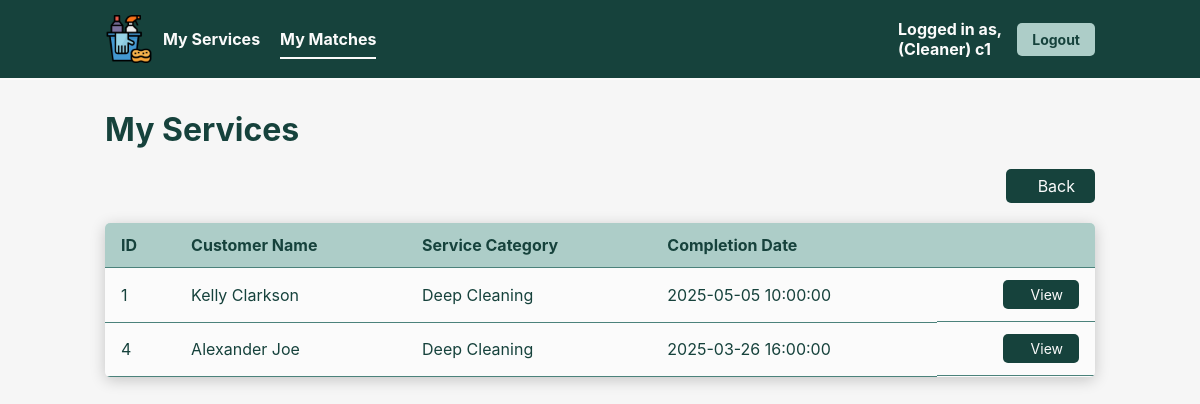
Page /searchMatchesResult.php (signed in) on the committed database.
### tables this page shows
CREATE TABLE ServiceHistory (
    `id` INT AUTO_INCREMENT,
    `category` VARCHAR(64) NOT NULL,
    `cleanerID` INT NOT NULL,
    `homeownerID` INT NOT NULL,
    `serviceDate` TIMESTAMP NOT NULL,
    PRIMARY KEY(`id`)
);

CREATE TABLE UserAccount (
    `id` INT AUTO_INCREMENT,
    `username` VARCHAR(64) NOT NULL,
    `password` VARCHAR(255) NOT NULL,
    `fullName` VARCHAR(64) NOT NULL,
    `email` VARCHAR(64) NOT NULL,
    `phone` VARCHAR(64) NOT NULL,
    `userProfile` VARCHAR(64) NOT NULL,
    `isSuspend` BOOL NOT NULL DEFAULT 0,
    PRIMARY KEY (`id`),
    FOREIGN KEY (`userProfile`) REFERENCES UserProfile(`role`),
    UNIQUE (`username`)
);

### src/entity/ServiceHistory.php (called while the page is built, shortened)
<?php
class ServiceHistory
{
    protected int $id;
    protected string $category;
    protected string $serviceDate;
    protected string $name;
    public function viewMatches(int $cleanerID): ?array
    {
        $db_handle = new Database();
        $db_conn = $db_handle->getConnection();
        try {
            $sql = "SELECT sh.*, ua.fullName AS name
                    FROM `ServiceHistory` sh
                    LEFT JOIN `UserAccount` ua ON sh.homeownerID = ua.id
                    WHERE sh.`cleanerID` = :cleanerID";
            $stmt = $db_conn->prepare($sql);
            $stmt->bindParam(':cleanerID', $cleanerID);
            $execResult = $stmt->execute();
            if ($execResult) {
                return $stmt->fetchAll(PDO::FETCH_CLASS, 'ServiceHistory');
            } else {
                return null;
            }
        } catch (PDOException $e) {
            error_log("Database search failed: " . $e->getMessage());
            unset($db_handle);
            return null;
        }
    }
    public function getId(): int { return $this->id; }
    public function getCategory(): string { return $this->category; }
    public function getServiceDate(): string { return $this->serviceDate; }
    public function getName(): string { return $this->name; }
}
?>

### src/controllers/ViewMatchesController.php (called while the page is built)
<?php
require_once('/var/www/html/entity/ServiceHistory.php');
class ViewMatchesController {
    private $serviceHistory;
    public function __construct() {
        $this->serviceHistory = new ServiceHistory();
    }
    public function viewMatches($cleanerID) {
        return $this->serviceHistory->viewMatches($cleanerID);
    }
}
?>

### src/searchMatchesResult.php (the view, shortened to what this page needs)
<?php
require_once 'controllers/ViewMatchesController.php';
$cleanerID = (int) $_SESSION['id'];
if (
    isset($_GET['searchTerm']) &&
    isset($_GET['category']) &&
    isset($_GET['dateOption'])
) {
    $controller = new SearchMatchesController();
    $searchTermWithoutQuotes = str_replace(['"', "'"], '', $_GET['searchTerm']);
    $searchTerm = urldecode($searchTermWithoutQuotes);
    $searchTerm = preg_replace('/\s{2,}/', ' ', $searchTerm);
    $searchTerm = ltrim($searchTerm);
    $searchTerm = rtrim($searchTerm);
    $categoryWithoutQuotes = str_replace(['"', "'"], '', $_GET['category']);
    $category = urldecode($categoryWithoutQuotes);
    if (empty($category)) {
      $searchTerm = "";
    }
    if (empty($category)) {
      $category = "";
    }
    $dateOption = (int) $_GET['dateOption'];
    $matches = $controller->searchMatches(
                                $cleanerID,
                                $searchTerm,
                                $category,
                                $dateOption
                            );
} else {
    $controller = new ViewMatchesController();
    $matches = $controller->ViewMatches($cleanerID);
}
?>
<!DOCTYPE html>
<html lang="en">
<head>
  <link rel="stylesheet" href="css/modal.css">
  <link rel="stylesheet" href="css/style.css">
</head>
<body>
  <div class="navbar">
    <div class="navbar-left">
      <img src='img/cleaning-logo.png' alt="Cleaning Logo" width='48px' height='48px'/>
      <a href="viewCleanerService.php">My Services</a>
      <a href="viewMatches.php" class="active">My Matches</a>
    </div>
    <div class="navbar-right">
      <span class="navbar-right-text">Logged in as,<br/>
        (<?php echo htmlspecialchars($_SESSION["userProfile"]); ?>)
        <?php echo htmlspecialchars($_SESSION["username"]); ?>
      </span>
      <button class="logout-button" onclick="window.location.href='logout.php'">Logout</button>
    </div>
  </div>
  <h1>My Services</h1>
  <div class="section-container">
    <div class="search">
      <button onclick='window.location.href="viewMatches.php"' class="create-button">
        Back
      </button>
    </div>
    <table class="display-table">
      <thead>
        <tr>
          <th>ID</th>
          <th>Customer Name</th>
          <th>Service Category</th>
          <th>Completion Date</th>
          <th></th>
        </tr>
      </thead>
      <tbody>
      <?php foreach ($matches as $m): ?>
          <tr>
            <td><?php echo htmlspecialchars($m->getId()); ?></td>
            <td><?php echo htmlspecialchars($m->getName()); ?></td>
            <td><?php echo htmlspecialchars($m->getCategory()); ?></td>
            <td><?php echo htmlspecialchars($m->getServiceDate()); ?></td>
            <td>
              <button
                class="view-button"
                onclick="viewMatch(
                          '<?php echo $m->getCategory(); ?>',
                          '<?php echo $m->getName(); ?>',
                          '<?php echo $m->getServiceDate(); ?>')">
              View
              </button>
            </td>
          </tr>
      <?php endforeach; ?>
      </tbody>
    </table>
  </div>
</body>
</html>

### src/css/style.css (style rules this page uses)
* { margin: 0px; padding: 0px; box-sizing: border-box; font-family: 'Inter', 'Segoe UI', sans-serif; }
body { height: 100vh; background-color: #F6F6F6; }
.navbar { background-color: #16423C; padding: 15px 0; display: flex; justify-content: space-between; align-items: center; border-bottom: 2px solid #FBFBFB; }
.navbar-left { display: flex; align-items: center; margin-left: 105px; }
.navbar-left img { margin-right: 10px; }
.navbar-left a { color: #FBFBFB; text-decoration: none; margin-right: 20px; padding: 10px 0; position: relative; font-weight: bold; }
.navbar-left a.active::after { content: ''; position: absolute; bottom: 0; left: 0; width: 100%; height: 2px; background-color: #FBFBFB; }
.navbar-right { display: flex; align-items: center; margin-right: 105px; }
.navbar-right-text { margin-right: 15px; color: #FBFBFB; font-weight: bold; }
.logout-button { background-color: #ADCDC8; color: #16423C; border: none; padding: 8px 15px; border-radius: 5px; cursor: pointer; font-size: 14px; font-weight: bold; }
h1 { margin-left: 105px; margin-top: 30px; color: #16423C; }
.section-container { padding: 0 105px; padding-bottom: 5%; margin-top: 20px; }
.search { display: flex; justify-content: space-between; align-items: center; margin-bottom: 20px; }
.create-button { display: flex; align-items: center; gap: 12px; }
.search-button, .create-button { font-size: 16px; padding: 7px 20px; background-color: #16423C; color: #FBFBFB; border: none; border-radius: 5px; align-items: center; cursor: pointer; }
.display-table { width: 100%; border-collapse: collapse; border-radius: 5px; overflow: hidden; background-color: #FBFBFB; box-shadow: 0px 3px 15px rgba(0,0,0,0.2); }
.display-table td:last-child { text-align: right; display: flex; justify-content: flex-end; }
.display-table button { display: flex; align-items: center; gap: 12px; }
.display-table thead { background-color: #ADCDC8; font-weight: bold; color: #16423C; }
.display-table th, .display-table td { padding: 12px 16px; text-align: left; border-bottom: 0.5px solid #4B827B; color: #16423C; }
.view-button { background-color: #16423C; color: #FBFBFB; border: none; border-radius: 5px; padding: 6px 16px; font-size: 14px; cursor: pointer; transition: 0.2s ease; text-decoration:none; }

### rows in the picture
servicehistory: id "1", useraccount.fullName "Kelly Clarkson", category "Deep Cleaning", serviceDate "2025-05-05 10:00:00"
servicehistory: id "4", useraccount.fullName "Alexander Joe", category "Deep Cleaning", serviceDate "2025-03-26 16:00:00"

### other values in the picture
$_SESSION["userProfile"] "Cleaner"
$_SESSION["username"] "c1"
